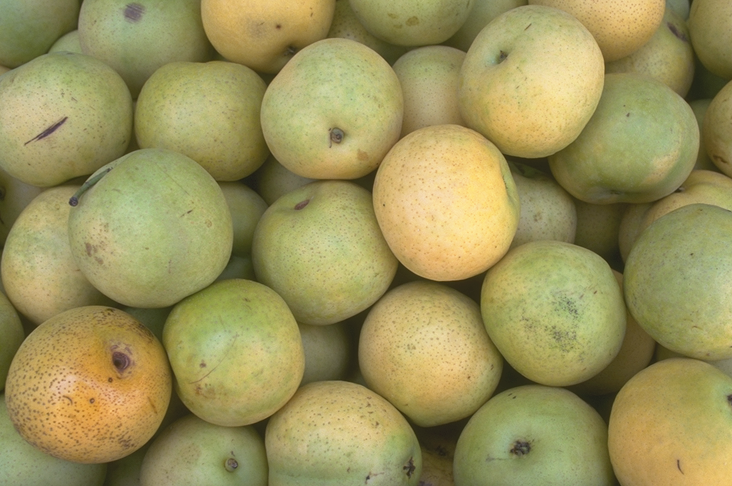
%> input picture Banco de Imagens/laranjas.bmp, 732 x 486 px
$ octave histograma.m   (GNU Octave 9; MATLAB toolbox functions it lacks are replaced by stand-ins)
%> lines starting %> are read from the running program, lines starting %| are printed output that depends on the picture
pkg load image
close all
clc
IMAGEM = imread("../laranjas.bmp");
%> IMAGEM is the input picture: size 486x732x3 uint8; mean R, G, B 154.5, 146.4, 91.1
figure, imshow(IMAGEM);
title("Imagem Original");

#Histograma da imagem:
figure, imhist(IMAGEM);
title("Histograma da imagem 'original'");
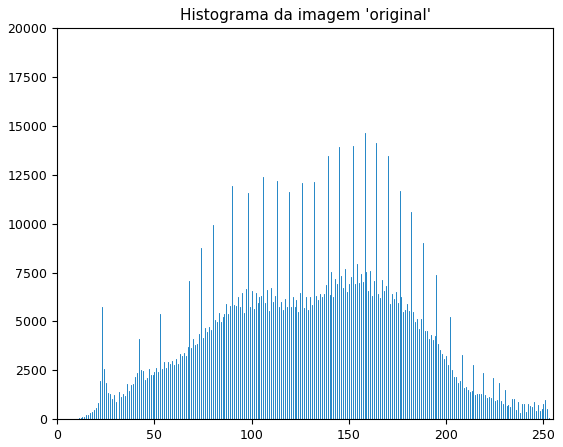
%> figure redrawn from the program's plot data; highest point at x = 158, y = 14651


#Mostrando a imagem binaria
figure, im2bw(IMAGEM, 0.3);
title("Mostrando a imagem binaria");

#figure, CINZA;
CINZA =  rgb2gray(IMAGEM);
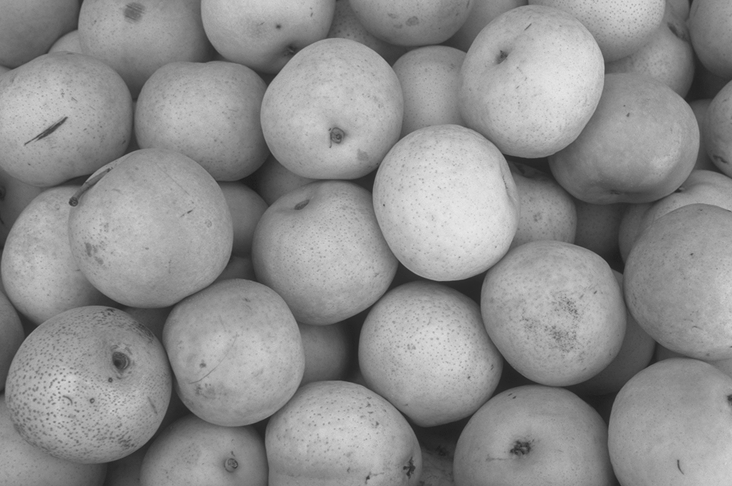
%> CINZA: size 486x732 uint8; min 28, max 232, mean 142.5
figure, imshow(CINZA);

title("Imagem em escala de cinza");
#Histograma da imagem binaria
figure, imhist(im2bw(IMAGEM, 0.3));
title("Histograma da imagem binaria");
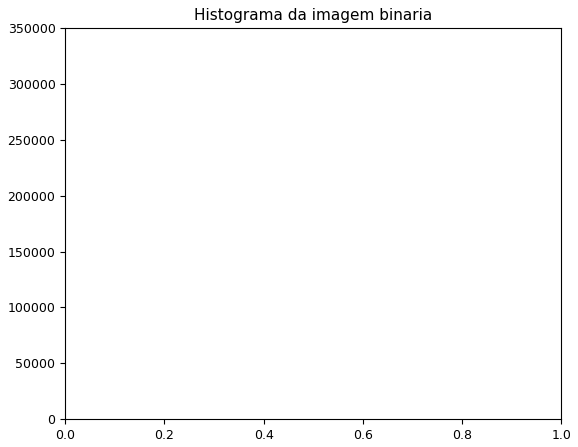
%> figure redrawn from the program's plot data

$ run again, with Banco de Imagens/aerea.bmp copied over Banco de Imagens/laranjas.bmp
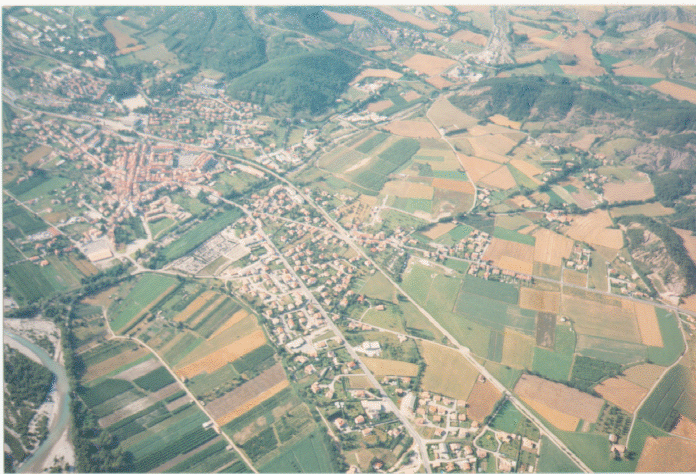
%> input picture Banco de Imagens/aerea.bmp, 696 x 474 px
%> IMAGEM is the input picture: size 474x696x3 uint8; mean R, G, B 164.3, 168.3, 156.3
%> `title("Histograma da imagem 'original'");`:
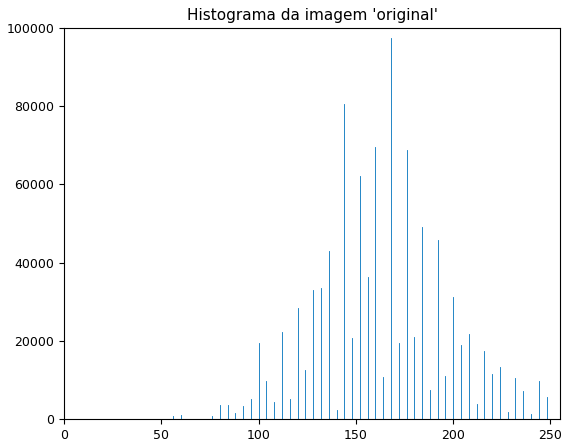
%> figure redrawn from the program's plot data; highest point at x = 168, y = 97446
%> `CINZA =  rgb2gray(IMAGEM);`:
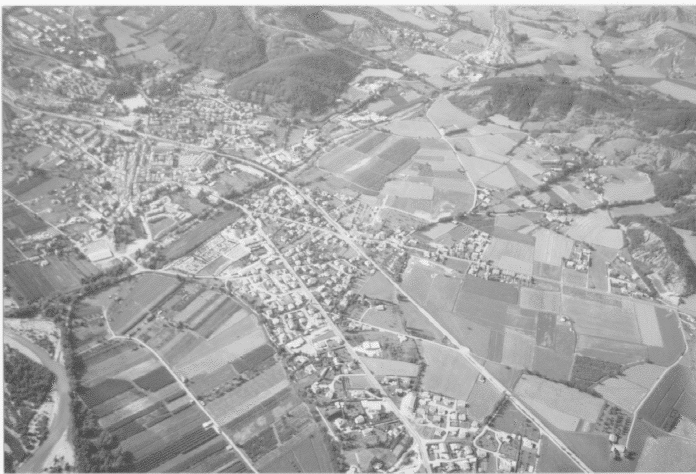
%> CINZA: size 474x696 uint8; min 76, max 248, mean 165.7
